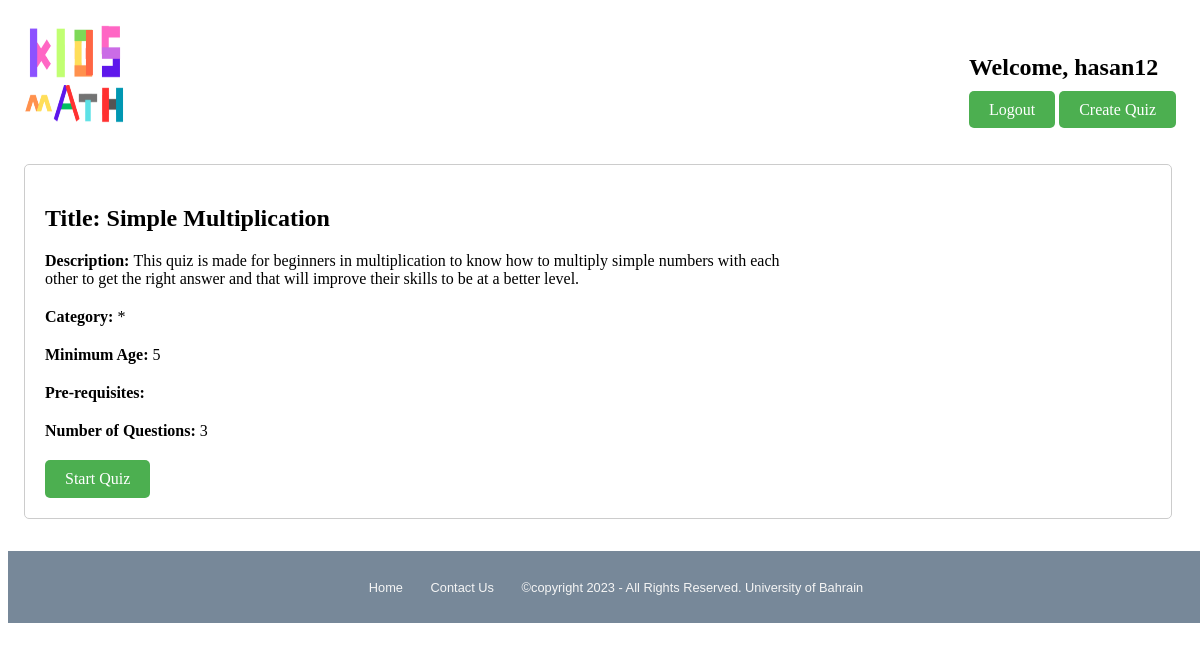
The app's page /quiz.php?quizID=21 (signed in) with its own data.
### tables this page shows
CREATE TABLE `quizzes` (
  `QuizID` int(11) NOT NULL,
  `UserID` int(11) NOT NULL,
  `Title` varchar(150) NOT NULL,
  `Description` text NOT NULL,
  `Prerequisites` varchar(50) NOT NULL,
  `category` varchar(255) NOT NULL,
  `display_questions` int(11) NOT NULL,
  `Age` varchar(50) NOT NULL
);

### quiz.php (the view, shortened to what this page needs)
<?php
require("connection.php");
if (isset($_GET['quizID'])) {
    $quizID = $_GET['quizID'];
    $quizQuery = "SELECT QuizID, Title, Description, Category, Prerequisites, display_questions, Age FROM quizzes WHERE QuizID = :quizID";
    $quizStatement = $db->prepare($quizQuery);
    $quizStatement->bindParam(':quizID', $quizID);
    $quizStatement->execute();
    $quizRow = $quizStatement->fetch(PDO::FETCH_ASSOC);
    if ($quizRow) {
        $title = $quizRow['Title'];
        $description = $quizRow['Description'];
        $category = $quizRow['Category'];
        $age = $quizRow['Age'];
        $Display = $quizRow['display_questions'];
        $pre = $quizRow['Prerequisites'];
    } else {
        echo "Quiz not found.";
        exit;
    }
} else {
    echo "Invalid request.";
    exit;
}
?>
<!DOCTYPE html>
<html lang="en">
<head>
    <link rel="stylesheet" href="Projectstyle.css">
</head>
<body>
    <header>
        <a href="home.php"><img class="WLogo" style="width: 100px;height: 100px;" src="image/logo.png" alt="Logo"></a>
        <div class="headert">
          <h2>Welcome, <?php echo $_SESSION['Active']; ?></h2>
          <a href="sessionDes.php">Logout</a>
          <a href="firstform.php">Create Quiz</a>
        </div>
    </header>
    <main>
        <div class="QuizInfo">
            <h2><span>Title: </span><?php echo $title; ?></h2>
            <p><span>Description: </span><?php echo $description; ?></p>
            <p><span>Category: </span> <?php echo $category; ?></p>
            <p><span>Minimum Age: </span> <?php echo $age; ?></p>
            <p><span>Pre-requisites: </span> <?php echo $pre; ?></p>
            <p><span>Number of Questions:</span> <?php echo $Display; ?></p>
            <a href="quiz_questions.php?quizID=<?php echo $quizID; ?>" class="StartButton">Start Quiz</a>
        </div>
        <div class="ScoreInfo">
        </div>
    </main>
    <?php require('footer.php'); ?>
</body>
</html>

### Projectstyle.css (style rules this page uses)
header { display: flex; justify-content: space-between; padding: 1rem; margin: auto; }
header div { margin-top: 0.5rem; }
header .WLogo { width: 30px; height: 30px; }
.headert { margin-top: 10px; }
header div a { background-color: #4CAF50; color: white; padding: 0.625rem 1.25rem; border: none; border-radius: 0.313rem; cursor: pointer; text-decoration: none; }
main { margin-left: 1rem; }

### quiz.php (style rules this page uses)
h2 { margin-bottom: 20px; }
main { margin: 20px 20px 20px 5px; padding: 20px; border: 1px solid #ccc; border-radius: 5px; display: flex; }
.QuizInfo { flex :2; }
.ScoreInfo { flex:1; }
.QuizInfo h2 { margin-bottom: 20px; }
.QuizInfo p { margin-bottom: 20px; }
.QuizInfo span { font-weight: bold; }
.StartButton { display: inline-block; background-color: #4CAF50; color: #fff; padding: 10px 20px; border-radius: 5px; text-decoration: none; }

### records on screen
quizzes: Title "Simple Multiplication", Description "This quiz is made for beginners in multiplication to know how to multiply simple numbers with each other to get the right answer and that will improve their skills to be at a better level.", category "*", Age "5", display_questions "3"

### other values on screen
$_SESSION['Active'] "hasan12"
